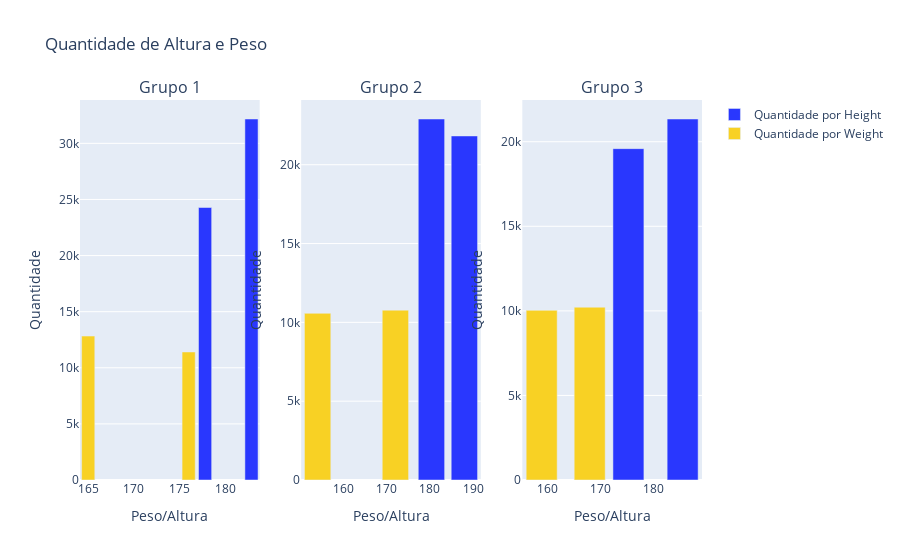

Here is the notebook cell this chart was saved with:
### Code cell
fig = make_subplots(rows=1, cols=3, subplot_titles=("Intervalo 1", "Intervalo 2", "Interval0 3"))

# Filtrar os dados para cada intervalo
interval1 = df_height_weight[df_height_weight['interval'] == 1]
interval2 = df_height_weight[df_height_weight['interval'] == 2]
interval3 = df_height_weight[df_height_weight['interval'] == 3]

fig.add_trace(go.Bar(
    x=interval1['height'],
    y=interval1['overall_rating_by_height'],
    name='Overall Rating por Height',
    marker_color='#2937fe',
    showlegend=False
), row=1, col=1)

fig.add_trace(go.Bar(
    x=interval1['weight'],
    y=interval1['overall_rating_by_weight'],
    name='Overall Rating por Weight',
    marker_color='#f8d124',
    showlegend=False
), row=1, col=1)

fig.add_trace(go.Bar(
    x=interval2['height'],
    y=interval2['overall_rating_by_height'],
    name='Overall Rating por Height',
    marker_color='#2937fe',
    showlegend=False
), row=1, col=2)

fig.add_trace(go.Bar(
    x=interval2['weight'],
    y=interval2['overall_rating_by_weight'],
    name='Overall Rating por Weight',
    marker_color='#f8d124',
    showlegend=False
), row=1, col=2)

fig.add_trace(go.Bar(
    x=interval3['height'],
    y=interval3['overall_rating_by_height'],
    name='Overall Rating por Height',
    marker_color='#2937fe',
    showlegend=False
), row=1, col=3)

fig.add_trace(go.Bar(
    x=interval3['weight'],
    y=interval3['overall_rating_by_weight'],
    name='Overall Rating por Weight',
    marker_color='#f8d124',
    showlegend=False
), row=1, col=3)

for i in range(1, 4):
    fig.update_xaxes(title_text='Peso/Altura', row=1, col=i)
    fig.update_yaxes(title_text='Média de desempenho', row=1, col=i)

fig.update_layout(title='Desempenho por Altura e Peso')

# Criar subplots para os 3 gráficos de barras agrupadas para count_weight
fig1 = make_subplots(rows=1, cols=3, subplot_titles=("Grupo 1", "Grupo 2", "Grupo 3"))

fig1.add_trace(go.Bar(
    x=interval1['height'],
    y=interval1['count_height'],
    name='Quantidade por Height',
    marker_color='#2937fe'
), row=1, col=1)

fig1.add_trace(go.Bar(
    x=interval1['weight'],
    y=interval1['count_weight'],
    name='Quantidade por Weight',
    marker_color='#f8d124'
), row=1, col=1)

fig1.add_trace(go.Bar(
    x=interval2['height'],
    y=interval2['count_height'],
    name='Quantidade por Height',
    marker_color='#2937fe',
    showlegend=False
), row=1, col=2)

fig1.add_trace(go.Bar(
    x=interval2['weight'],
    y=interval2['count_weight'],
    name='Quantidade por Weight',
    marker_color='#f8d124',
    showlegend=False
), row=1, col=2)

fig1.add_trace(go.Bar(
    x=interval3['height'],
    y=interval3['count_height'],
    name='Quantidade por Height',
    marker_color='#2937fe',
    showlegend=False
), row=1, col=3)

fig1.add_trace(go.Bar(
    x=interval3['weight'],
    y=interval3['count_weight'],
    name='Quantidade por Weight',
    marker_color='#f8d124',
    showlegend=False
), row=1, col=3)

for i in range(1, 4):
    fig1.update_xaxes(title_text='Peso/Altura', row=1, col=i)
    fig1.update_yaxes(title_text='Quantidade', row=1, col=i)

fig1.update_layout(title='Quantidade de Altura e Peso')
fig1.show()
fig.show()

### Figure 1 — Plotly figure (JSON) as saved in the notebook; plotly's stock layout.template omitted (floating-point values rounded to 4 significant figures)
{"data": [{"marker": {"color": "#2937fe"}, "name": "Quantidade por Height", "type": "bar", "x": [182.9, 177.8], "xaxis": "x", "y": [32170, 24283], "yaxis": "y"}, {"marker": {"color": "#f8d124"}, "name": "Quantidade por Weight", "type": "bar", "x": [165, 176], "xaxis": "x", "y": [12826, 11409], "yaxis": "y"}, {"marker": {"color": "#2937fe"}, "name": "Quantidade por Height", "showlegend": false, "type": "bar", "x": [180.3, 188.0], "xaxis": "x2", "y": [22901, 21826], "yaxis": "y2"}, {"marker": {"color": "#f8d124"}, "name": "Quantidade por Weight", "showlegend": false, "type": "bar", "x": [172, 154], "xaxis": "x2", "y": [10774, 10574], "yaxis": "y2"}, {"marker": {"color": "#2937fe"}, "name": "Quantidade por Height", "showlegend": false, "type": "bar", "x": [185.4, 175.3], "xaxis": "x3", "y": [21343, 19590], "yaxis": "y3"}, {"marker": {"color": "#f8d124"}, "name": "Quantidade por Weight", "showlegend": false, "type": "bar", "x": [168, 159], "xaxis": "x3", "y": [10216, 10031], "yaxis": "y3"}], "layout": {"annotations": [{"font": {"size": 16}, "showarrow": false, "text": "Grupo 1", "x": 0.1444, "xanchor": "center", "xref": "paper", "y": 1, "yanchor": "bottom", "yref": "paper"}, {"font": {"size": 16}, "showarrow": false, "text": "Grupo 2", "x": 0.5, "xanchor": "center", "xref": "paper", "y": 1, "yanchor": "bottom", "yref": "paper"}, {"font": {"size": 16}, "showarrow": false, "text": "Grupo 3", "x": 0.8556, "xanchor": "center", "xref": "paper", "y": 1, "yanchor": "bottom", "yref": "paper"}], "title": {"text": "Quantidade de Altura e Peso"}, "xaxis": {"anchor": "y", "domain": [0, 0.2889], "title": {"text": "Peso/Altura"}}, "xaxis2": {"anchor": "y2", "domain": [0.3556, 0.6444], "title": {"text": "Peso/Altura"}}, "xaxis3": {"anchor": "y3", "domain": [0.7111, 1], "title": {"text": "Peso/Altura"}}, "yaxis": {"anchor": "x", "domain": [0, 1], "title": {"text": "Quantidade"}}, "yaxis2": {"anchor": "x2", "domain": [0, 1], "title": {"text": "Quantidade"}}, "yaxis3": {"anchor": "x3", "domain": [0, 1], "title": {"text": "Quantidade"}}}}
